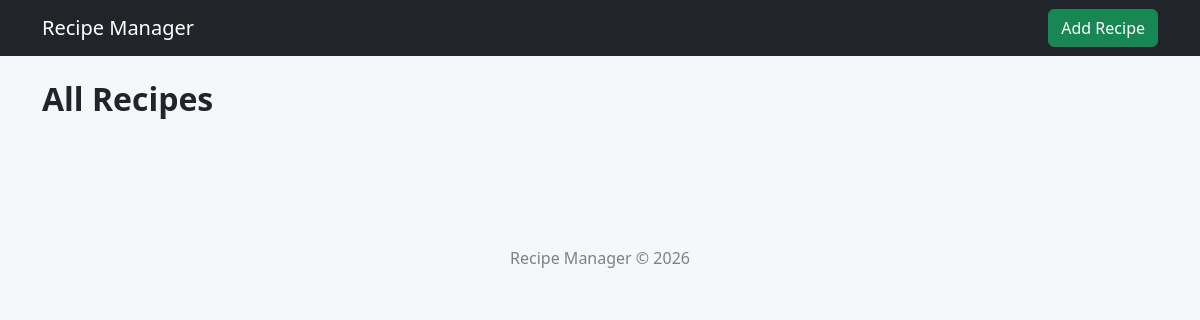
Before: / with the older database file.
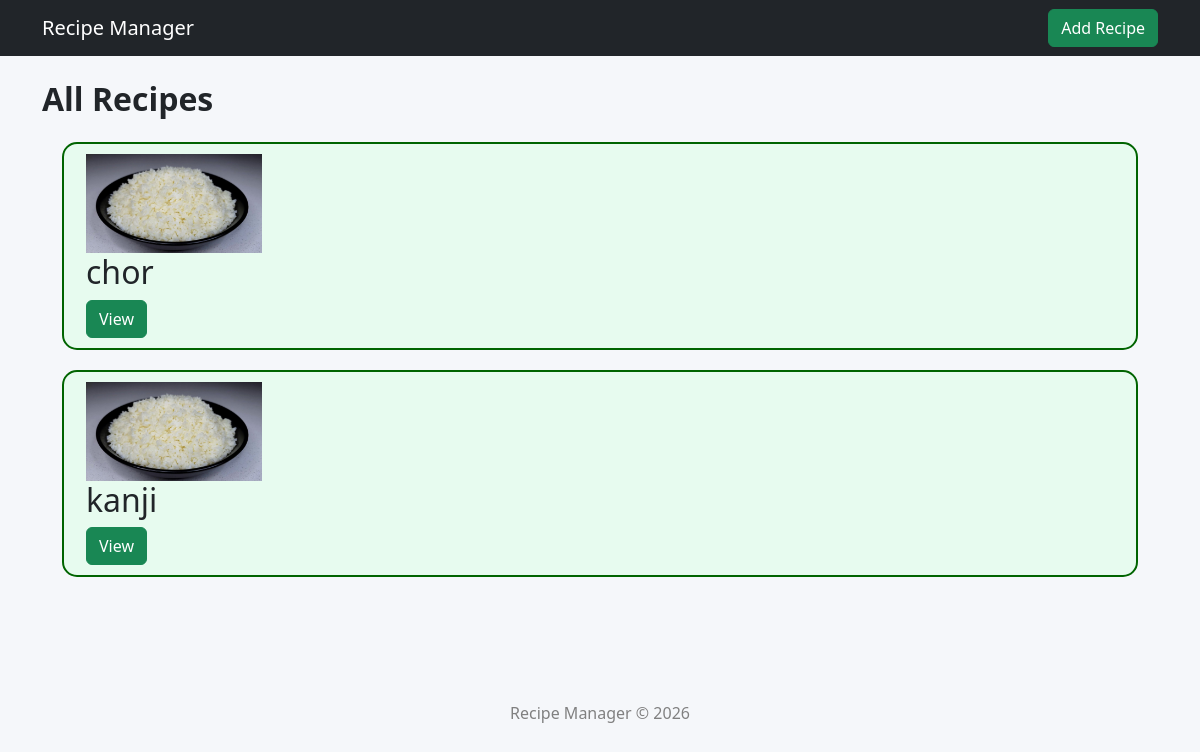
After: the same page with the newer database file.
### recipes/models.py (models this page shows, shortened)
class Recipe(models.Model):
  name =  models.CharField(max_length=100,unique=True)
  ingredients = models.TextField()
  cooking_time = models.PositiveIntegerField()
  difficulty_level =  models.CharField(max_length=10,choices=DIFFICULTY_CHOICES)
  instructions =  models.TextField()
  image =  models.ImageField(
    upload_to='recipes/',
    blank=True,
    null=True
  )

### recipes/views.py (the view)
# urls.py: path('', views.recipe_list, name ='recipe_list'),
def recipe_list(request):
  recipes = Recipe.objects.all()
  context = {
    'recipes':recipes
  }
  return render(request, 'recipe_list.html',context)

### templates/recipe_list.html
{% extends 'base.html' %}
{% load static %}
{% block content %}
<h2 class="page-title mb-4">
All Recipes
</h2>
{% for recipe in recipes %}
  <div class="row recipe-card">
  {% if recipe.image %}
    <img src="{{recipe.image.url}}" alt="{{ recipeimage }}" class="recipe-image">
  {% else %}
    <img src="{% static 'images/whiterice-cooked.jpg' %}" alt="Static image" class="default_image">
  {% endif %}
  <h2>{{ recipe.name }}</h2>
  <div class="action-btns">
    <a href="{% url 'recipe_details' recipe.id %}" class="btn btn-success">View</a>
  </div>
</div>
{% endfor %}
{% endblock %}

Changed rows visible on the page:
added Recipe: name "chor"
added Recipe: name "kanji"
